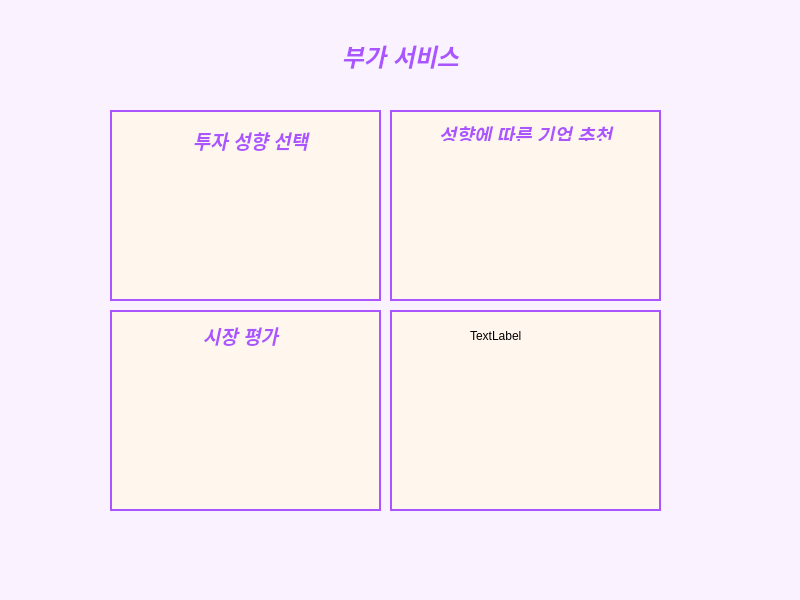
<?xml version="1.0" encoding="UTF-8"?>
<ui version="4.0">
 <class>MainWindow</class>
 <widget class="QMainWindow" name="MainWindow">
  <property name="geometry">
   <rect>
    <x>0</x>
    <y>0</y>
    <width>800</width>
    <height>600</height>
   </rect>
  </property>
  <property name="windowTitle">
   <string>MainWindow</string>
  </property>
  <property name="styleSheet">
   <string notr="true">background-color: rgb(250, 242, 255);</string>
  </property>
  <widget class="QWidget" name="centralwidget">
   <widget class="QLabel" name="label">
    <property name="geometry">
     <rect>
      <x>270</x>
      <y>20</y>
      <width>261</width>
      <height>71</height>
     </rect>
    </property>
    <property name="tabletTracking">
     <bool>false</bool>
    </property>
    <property name="styleSheet">
     <string notr="true">background-color: transparent;
font: 9pt &quot;휴먼둥근헤드라인&quot;;

border: none;
</string>
    </property>
    <property name="text">
     <string>&lt;html&gt;&lt;head/&gt;&lt;body&gt;&lt;p align=&quot;center&quot;&gt;&lt;span style=&quot; font-size:18pt; font-weight:600; font-style:italic; color:#aa55ff;&quot;&gt;부가 서비스&lt;/span&gt;&lt;/p&gt;&lt;/body&gt;&lt;/html&gt;</string>
    </property>
   </widget>
   <widget class="QPushButton" name="pushButton">
    <property name="enabled">
     <bool>true</bool>
    </property>
    <property name="geometry">
     <rect>
      <x>110</x>
      <y>110</y>
      <width>271</width>
      <height>191</height>
     </rect>
    </property>
    <property name="styleSheet">
     <string notr="true">QPushButton{
	background-color: rgb(255, 247, 237);
	gridline-color: rgb(170, 85, 255);
	border-radius: 25Px;
	border: 2px solid rgb(170, 85, 255);
}
QPushButton:hover{
	
	background-color: rgb(255, 187, 255);
	color: rgb(255, 255, 255);
}
QPushButton:pressed{
	background-color: rgb(100, 170, 255);
}</string>
    </property>
    <property name="text">
     <string/>
    </property>
    <property name="checkable">
     <bool>false</bool>
    </property>
    <property name="autoDefault">
     <bool>false</bool>
    </property>
   </widget>
   <widget class="QPushButton" name="pushButton_2">
    <property name="geometry">
     <rect>
      <x>390</x>
      <y>110</y>
      <width>271</width>
      <height>191</height>
     </rect>
    </property>
    <property name="styleSheet">
     <string notr="true">QPushButton{
	background-color: rgb(255, 247, 237);
	gridline-color: rgb(170, 85, 255);
	border-radius: 25Px;
	border: 2px solid rgb(170, 85, 255);
}
QPushButton:hover{
	
	background-color: rgb(255, 187, 255);
	color: rgb(255, 255, 255);
}
QPushButton:pressed{
	background-color: rgb(100, 170, 255);
}</string>
    </property>
    <property name="text">
     <string/>
    </property>
   </widget>
   <widget class="QLabel" name="label_2">
    <property name="geometry">
     <rect>
      <x>160</x>
      <y>120</y>
      <width>181</width>
      <height>41</height>
     </rect>
    </property>
    <property name="styleSheet">
     <string notr="true">background-color: transparent;

border: none;</string>
    </property>
    <property name="text">
     <string>&lt;html&gt;&lt;head/&gt;&lt;body&gt;&lt;p align=&quot;center&quot;&gt;&lt;span style=&quot; font-size:14pt; font-weight:600; font-style:italic; color:#aa55ff;&quot;&gt;투자 성향 선택&lt;/span&gt;&lt;/p&gt;&lt;/body&gt;&lt;/html&gt;</string>
    </property>
   </widget>
   <widget class="QLabel" name="label_3">
    <property name="geometry">
     <rect>
      <x>400</x>
      <y>120</y>
      <width>251</width>
      <height>21</height>
     </rect>
    </property>
    <property name="styleSheet">
     <string notr="true">background-color: transparent;

border: none;</string>
    </property>
    <property name="text">
     <string>&lt;html&gt;&lt;head/&gt;&lt;body&gt;&lt;p align=&quot;center&quot;&gt;&lt;span style=&quot; font-size:14pt; font-weight:600; font-style:italic; color:#aa55ff;&quot;&gt;성향에 따른 기업 추천&lt;/span&gt;&lt;/p&gt;&lt;/body&gt;&lt;/html&gt;</string>
    </property>
   </widget>
   <widget class="QPushButton" name="pushButton_3">
    <property name="geometry">
     <rect>
      <x>110</x>
      <y>310</y>
      <width>271</width>
      <height>201</height>
     </rect>
    </property>
    <property name="styleSheet">
     <string notr="true">QPushButton{
	background-color: rgb(255, 247, 237);
	gridline-color: rgb(170, 85, 255);
	border-radius: 25Px;
	border: 2px solid rgb(170, 85, 255);
}
QPushButton:hover{
	
	background-color: rgb(255, 187, 255);
	color: rgb(255, 255, 255);
}
QPushButton:pressed{
	background-color: rgb(100, 170, 255);
}</string>
    </property>
    <property name="text">
     <string/>
    </property>
   </widget>
   <widget class="QLabel" name="label_4">
    <property name="geometry">
     <rect>
      <x>180</x>
      <y>320</y>
      <width>121</width>
      <height>31</height>
     </rect>
    </property>
    <property name="styleSheet">
     <string notr="true">background-color: transparent;

border: none;</string>
    </property>
    <property name="text">
     <string>&lt;html&gt;&lt;head/&gt;&lt;body&gt;&lt;p align=&quot;center&quot;&gt;&lt;span style=&quot; font-size:14pt; font-weight:600; font-style:italic; color:#aa55ff;&quot;&gt;시장 평가&lt;/span&gt;&lt;/p&gt;&lt;/body&gt;&lt;/html&gt;</string>
    </property>
   </widget>
   <widget class="QPushButton" name="pushButton_4">
    <property name="geometry">
     <rect>
      <x>390</x>
      <y>310</y>
      <width>271</width>
      <height>201</height>
     </rect>
    </property>
    <property name="styleSheet">
     <string notr="true">QPushButton{
	background-color: rgb(255, 247, 237);
	gridline-color: rgb(170, 85, 255);
	border-radius: 25Px;
	border: 2px solid rgb(170, 85, 255);
}
QPushButton:hover{
	
	background-color: rgb(255, 187, 255);
	color: rgb(255, 255, 255);
}
QPushButton:pressed{
	background-color: rgb(100, 170, 255);
}</string>
    </property>
    <property name="text">
     <string/>
    </property>
   </widget>
   <widget class="QLabel" name="label_5">
    <property name="geometry">
     <rect>
      <x>470</x>
      <y>326</y>
      <width>121</width>
      <height>20</height>
     </rect>
    </property>
    <property name="styleSheet">
     <string notr="true">background-color: transparent;

border: none;</string>
    </property>
    <property name="text">
     <string>TextLabel</string>
    </property>
   </widget>
   <zorder>pushButton</zorder>
   <zorder>label_2</zorder>
   <zorder>label</zorder>
   <zorder>pushButton_2</zorder>
   <zorder>label_3</zorder>
   <zorder>pushButton_3</zorder>
   <zorder>label_4</zorder>
   <zorder>pushButton_4</zorder>
   <zorder>label_5</zorder>
  </widget>
  <widget class="QMenuBar" name="menubar">
   <property name="geometry">
    <rect>
     <x>0</x>
     <y>0</y>
     <width>800</width>
     <height>26</height>
    </rect>
   </property>
  </widget>
  <widget class="QStatusBar" name="statusbar"/>
 </widget>
 <resources/>
 <connections/>
</ui>
